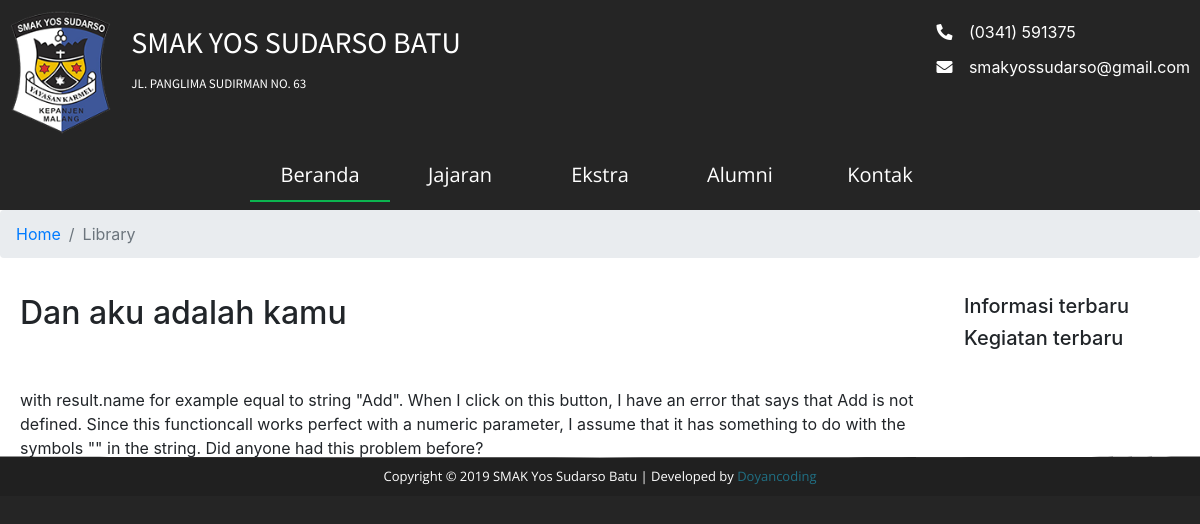
Screenshot of /article/dan-aku-adalah-kamu with the database file from the repository.
### tables this page shows
CREATE TABLE `article` (
  `id` int(11) NOT NULL,
  `title` varchar(100) NOT NULL,
  `link` varchar(100) NOT NULL,
  `date` date NOT NULL,
  `image` varchar(30) NOT NULL DEFAULT 'blank.jpg',
  `content` longtext NOT NULL,
  `popup` tinyint(1) NOT NULL DEFAULT '0'
);

### application/controllers/Home.php (called while the page is built, shortened)
<?php
class Home extends CI_Controller {
	public function __construct()
	{
		$this->load->model('crud');
	}
	public function viewArticle($link)
	{
		$type = $this->uri->segment(1);
		$data['navbar'] = $this->load->view('components/comp-navbar', '', TRUE);
		$data['footer'] = $this->load->view('components/comp-footer', '', TRUE);
		$data['head'] = $this->load->view('components/comp-head', '', TRUE);
		$data['svg'] = $this->load->view('components/comp-svg', '', TRUE);
		$data['content'] = $this->crud->GetWhere($type, array('link'=>$link));
		$this->load->view('article', $data);
	}
}

### index.php (called while the page is built, shortened)
<?php
require_once BASEPATH.'core/CodeIgniter.php';

### application/models/Crud.php (called while the page is built, shortened)
<?php
class Crud extends CI_Model {
    public function GetWhere($table, $where){
        $res=$this->db->get_where($table, $where);
        return $res->result_array();
    }
}

### application/views/article.php (the view, shortened to what this page needs)
<!DOCTYPE html>
<html>
<head>
    <?=$head?>
</head>
<body>
    <div id="article-container">
        <?=$navbar?>
        <nav aria-label="breadcrumb">
            <ol class="breadcrumb">
                <li class="breadcrumb-item"><a href="#">Home</a></li>
                <li class="breadcrumb-item active" aria-current="page">Library</li>
            </ol>
        </nav>
        <div id="article-box">
            <div id="article-content">
                <?php
                    echo "<h2>".ucfirst($content[0]['title'])."</h2><br/><img src='".base_url('assets/img/').$this->uri->segment(1)."/".$content[0]['image']."' alt=''><br/>";
                    if ($this->uri->segment(1) == 'article'){
                        echo $content[0]['content'];
                    }else{
                        echo $content[0]['description'];
                    }
                ?>
            </div>
            <div id="side-content">
                <div id="side-news">
                    <h5>Informasi terbaru</h5>
                </div>
                <div id="side-event">
                    <h5>Kegiatan terbaru</h5>
                </div>
            </div>
        </div>
        <?=$footer?>
    </div>
</body>
</html>

### assets/css/main.css (style rules this page uses)
* { box-sizing: border-box; }
html, body { margin: 0; padding: 0; background: #252525; }
body { position: relative; background: white; }
#article-container nav { margin-top: 210px; }
#article-box { transition: .4s all ease-in-out; padding: 10px; display: grid; grid-template-columns: auto 20%; grid-column-gap: 20px; }
#article-content { padding: 10px; }
#side-content { padding: 10px; }

### rows the page displays
article: title "Dan aku adalah kamu", content "with result.name for example equal to string \"Add\". When I click on this button, I have an error that says that Add is not defined. Since this functioncall works perfect with a numeric parameter, I assume that it has something to do with the symbols \"\" in the string. Did anyone had this problem before?"
